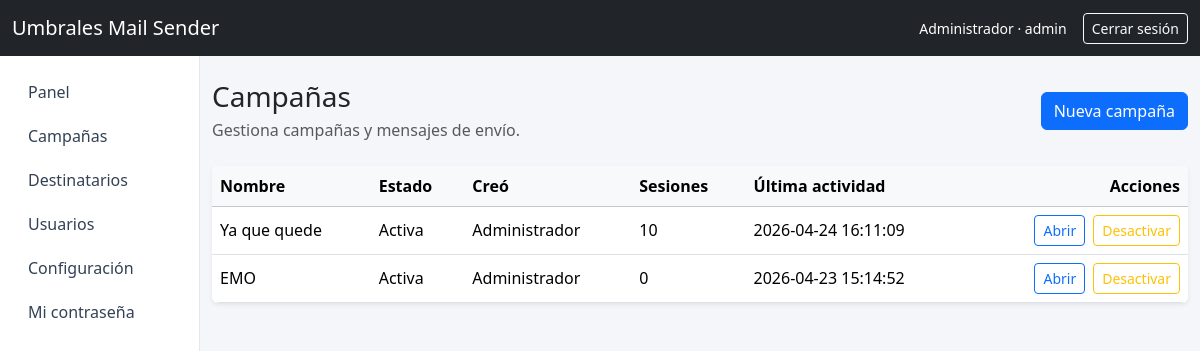
The page /campaigns (signed in) on the database its author committed.
### tables this page shows
CREATE TABLE `campaigns` (
  `id` int(10) UNSIGNED NOT NULL,
  `name` varchar(180) NOT NULL,
  `description` text DEFAULT NULL,
  `content_mode` enum('text','html') NOT NULL DEFAULT 'text',
  `sequence_start_at` datetime DEFAULT NULL,
  `sequence_interval_days` int(11) NOT NULL DEFAULT 2,
  `sequence_total_steps` int(11) NOT NULL DEFAULT 10,
  `status` enum('draft','active','inactive','processing','paused','completed','failed','cancelled') NOT NULL DEFAULT 'draft',
  `created_by` int(10) UNSIGNED NOT NULL,
  `started_at` datetime DEFAULT NULL,
  `finished_at` datetime DEFAULT NULL,
  `created_at` datetime NOT NULL DEFAULT current_timestamp(),
  `updated_at` datetime NOT NULL DEFAULT current_timestamp() ON UPDATE current_timestamp()
);

CREATE TABLE `users` (
  `id` int(10) UNSIGNED NOT NULL,
  `name` varchar(150) NOT NULL,
  `email` varchar(190) NOT NULL,
  `password_hash` varchar(255) NOT NULL,
  `role` enum('admin','user') NOT NULL DEFAULT 'user',
  `is_active` tinyint(1) NOT NULL DEFAULT 1,
  `last_login_at` datetime DEFAULT NULL,
  `created_at` datetime NOT NULL DEFAULT current_timestamp(),
  `updated_at` datetime NOT NULL DEFAULT current_timestamp() ON UPDATE current_timestamp()
);

### core/View.php (called while the page is built, shortened)
<?php
final class View
{
    public static function render(string $view, array $data = [], string $layout = 'main'): void
    {
        extract($data, EXTR_SKIP);
        $viewFile = APP_PATH . '/views/' . $view . '.php';
        require $viewFile;
    }
}

### core/Controller.php (called while the page is built, shortened)
<?php
abstract class Controller
{
    protected function view(string $view, array $data = []): void
    {
        View::render($view, $data);
    }
}

### app/controllers/CampaignsController.php (called while the page is built, shortened)
<?php
final class CampaignsController extends Controller
{
    public function index(): void
    {
        $this->view('campaigns/index', [
            'title'     => 'Campañas',
            'campaigns' => (new Campaign())->all(),
            'error'     => Session::getFlash('error'),
            'success'   => Session::getFlash('success'),
        ]);
    }
}

### core/App.php (called while the page is built, shortened)
<?php
final class App
{
    private Router $router;
    public function __construct()
    {
        $this->router = new Router();
    }
    public function run(): void
    {
        $this->router->dispatch($_SERVER['REQUEST_METHOD'] ?? 'GET', $this->currentPath());
    }
    private function currentPath(): string
    {
        $uri = parse_url($_SERVER['REQUEST_URI'] ?? '/', PHP_URL_PATH);
        return $uri ?: '/';
    }
    private function registerRoutes(): void
    {
        $this->router->get('/', [DashboardController::class, 'index'], [Auth::class, 'requireAuth']);
        $this->router->get('/login', [AuthController::class, 'showLogin'], [Auth::class, 'requireGuest']);
        $this->router->post('/login', [AuthController::class, 'login'], [Auth::class, 'requireGuest']);
        $this->router->post('/logout', [AuthController::class, 'logout'], [Auth::class, 'requireAuth']);
        $this->router->get('/profile/password', [ProfileController::class, 'showPasswordForm'], [Auth::class, 'requireAuth']);
        $this->router->post('/profile/password', [ProfileController::class, 'updatePassword'], [Auth::class, 'requireAuth']);
        $this->router->get('/users', [UsersController::class, 'index'], [Auth::class, 'requireAdmin']);
        $this->router->get('/users/create', [UsersController::class, 'create'], [Auth::class, 'requireAdmin']);
        $this->router->post('/users/store', [UsersController::class, 'store'], [Auth::class, 'requireAdmin']);
        $this->router->get('/users/{id}/edit', [UsersController::class, 'edit'], [Auth::class, 'requireAdmin']);
        $this->router->post('/users/{id}/update', [UsersController::class, 'update'], [Auth::class, 'requireAdmin']);
        $this->router->post('/users/{id}/toggle', [UsersController::class, 'toggle'], [Auth::class, 'requireAdmin']);
        $this->router->post('/users/{id}/temp-password', [UsersController::class, 'generateTempPassword'], [Auth::class, 'requireAdmin']);
        $this->router->get('/recipients', [RecipientsController::class, 'index'], [Auth::class, 'requireAuth']);
        $this->router->get('/recipients/create', [RecipientsController::class, 'create'], [Auth::class, 'requireAdmin']);
        $this->router->post('/recipients/store', [RecipientsController::class, 'store'], [Auth::class, 'requireAdmin']);
        $this->router->get('/recipients/{id}/edit', [RecipientsController::class, 'edit'], [Auth::class, 'requireAdmin']);
        $this->router->post('/recipients/{id}/update', [RecipientsController::class, 'update'], [Auth::class, 'requireAdmin']);
        $this->router->post('/recipients/import', [RecipientsController::class, 'import'], [Auth::class, 'requireAdmin']);
        $this->router->get('/recipients/template', [RecipientsController::class, 'downloadTemplate'], [Auth::class, 'requireAuth']);
        $this->router->get('/recipients/{id}/history', [RecipientsController::class, 'history'], [Auth::class, 'requireAuth']);
        $this->router->get('/campaigns', [CampaignsController::class, 'index'], [Auth::class, 'requireAuth']);
        $this->router->get('/campaigns/create', [CampaignsController::class, 'create'], [Auth::class, 'requireAuth']);
        $this->router->post('/campaigns/store', [CampaignsController::class, 'store'], [Auth::class, 'requireAuth']);
        $this->router->get('/campaigns/{id}', [CampaignsController::class, 'show'], [Auth::class, 'requireAuth']);
        $this->router->get('/campaigns/{id}/edit', [CampaignsController::class, 'edit'], [Auth::class, 'requireAuth']);
        $this->router->post('/campaigns/{id}/update', [CampaignsController::class, 'update'], [Auth::class, 'requireAuth']);
        $this->router->post('/campaigns/{id}/activate', [CampaignsController::class, 'activate'], [Auth::class, 'requireAdmin']);
        $this->router->post('/campaigns/{id}/deactivate', [CampaignsController::class, 'deactivate'], [Auth::class, 'requireAdmin']);
        $this->router->post('/campaigns/{id}/delete', [CampaignsController::class, 'delete'], [Auth::class, 'requireAdmin']);
        $this->router->get('/campaigns/{id}/message', [CampaignsController::class, 'messageForm'], [Auth::class, 'requireAuth']);
        $this->router->post('/campaigns/{id}/message', [CampaignsController::class, 'saveMessage'], [Auth::class, 'requireAuth']);
        $this->router->get('/campaigns/{id}/preview', [CampaignsController::class, 'previewMessage'], [Auth::class, 'requireAuth']);
        $this->router->post('/campaigns/{id}/test', [CampaignsController::class, 'sendTest'], [Auth::class, 'requireAdmin']);
        $this->router->get('/campaigns/{id}/export', [CampaignsController::class, 'exportResults'], [Auth::class, 'requireAdmin']);
        $this->router->get('/campaigns/{id}/send', [CampaignsController::class, 'sendSetup'], [Auth::class, 'requireAuth']);
        $this->router->post('/campaigns/{id}/send/start', [CampaignsController::class, 'startSend'], [Auth::class, 'requireAdmin']);
        $this->router->get('/campaigns/{id}/recipients', [CampaignsController::class, 'recipients'], [Auth::class, 'requireAuth']);
        $this->router->post('/campaigns/{id}/recipients/import', [CampaignsController::class, 'importRecipients'], [Auth::class, 'requireAdmin']);
        $this->router->post('/campaigns/{id}/recipients/assign', [CampaignsController::class, 'assignRecipient'], [Auth::class, 'requireAdmin']);
        $this->router->post('/campaigns/{id}/recipients/assign-bulk', [CampaignsController::class, 'assignBulk'], [Auth::class, 'requireAdmin']);
        $this->router->get('/campaigns/{id}/recipients/template', [CampaignsController::class, 'downloadRecipientsTemplate'], [Auth::class, 'requireAuth']);
        $this->router->post('/campaigns/{id}/recipients/{recipientId}/remove', [CampaignsController::class, 'removeRecipient'], [Auth::class, 'requireAdmin']);
        $this->router->post('/campaigns/{id}/recipients/validate', [CampaignsController::class, 'validateRecipientsCsv'], [Auth::class, 'requireAdmin']);
        $this->router->get('/sending/{id}', [SendingController::class, 'show'], [Auth::class, 'requireAuth']);
        $this->router->get('/sending/{id}/status', [SendingController::class, 'status'], [Auth::class, 'requireAuth']);
        $this->router->post('/sending/{id}/process', [SendingController::class, 'process'], [Auth::class, 'requireAdmin']);
        $this->router->post('/sending/{id}/retry', [SendingController::class, 'retryFailed'], [Auth::class, 'requireAdmin']);
        $this->router->post('/sending/{id}/pause', [SendingController::class, 'pause'], [Auth::class, 'requireAdmin']);
        $this->router->post('/sending/{id}/resume', [SendingController::class, 'resume'], [Auth::class, 'requireAdmin']);
        $this->router->get('/settings', [SettingsController::class, 'index'], [Auth::class, 'requireAdmin']);
        $this->router->post('/settings/save', [SettingsController::class, 'save'], [Auth::class, 'requireAdmin']);
        $this->router->get('/unsubscribe/{token}', [PublicController::class, 'unsubscribe']);
    }
}

### index.php (called while the page is built, shortened)
<?php
$appConfig = require CONFIG_PATH . '/app.php';
spl_autoload_register(function (string $class): void {
    $paths = [
        APP_PATH  . '/controllers/' . $class . '.php',
        APP_PATH  . '/models/'      . $class . '.php',
        APP_PATH  . '/services/'    . $class . '.php',
        CORE_PATH . '/'             . $class . '.php',
    ];
    foreach ($paths as $path) {
        if (is_file($path)) {
            return;
        }
    }
});
$app = new App();
$app->run();

### core/Model.php (called while the page is built, shortened)
<?php
abstract class Model
{
    protected PDO $db;
    public function __construct()
    {
        $this->db = Database::connection();
    }
    protected function fetchAll(string $sql, array $params = []): array
    {
        $stmt = $this->db->prepare($sql);
        $stmt->execute($params);
        return $stmt->fetchAll();
    }
}

### config/database.php (called while the page is built)
<?php
return [
    'driver' => 'mysql',
    'host' => 'localhost',
    'port' => 3306,
    'database' => 'u313936967_meiler',
    'username' => 'u313936967_root',
    'password' => 'Umbrales220',
    'charset' => 'utf8mb4',
    'collation' => 'utf8mb4_unicode_ci',
];

### core/Database.php (called while the page is built, shortened)
<?php
final class Database
{
    private static ?PDO $pdo = null;
    public static function connection(): PDO
    {
        $config = require CONFIG_PATH . '/database.php';
        $dsn = sprintf(
            'mysql:host=%s;port=%d;dbname=%s;charset=%s',
            $config['host'],
            (int) $config['port'],
            $config['database'],
            $config['charset'] ?? 'utf8mb4'
        );
        self::$pdo = new PDO($dsn, $config['username'], $config['password'], [
            PDO::ATTR_ERRMODE => PDO::ERRMODE_EXCEPTION,
            PDO::ATTR_DEFAULT_FETCH_MODE => PDO::FETCH_ASSOC,
            PDO::ATTR_EMULATE_PREPARES => false,
        ]);
        self::$pdo->exec("SET NAMES utf8mb4 COLLATE utf8mb4_unicode_ci");
        return self::$pdo;
    }
}

### app/models/Campaign.php (called while the page is built, shortened)
<?php
final class Campaign extends Model
{
    public function all(): array
    {
        $sql = 'SELECT
                    c.id,
                    c.name,
                    c.description,
                    COALESCE(NULLIF(c.status, ""), "draft") AS status,
                    c.created_by,
                    c.started_at,
                    c.finished_at,
                    c.created_at,
                    c.updated_at,
                    u.name AS creator_name,
                    (SELECT COUNT(*) FROM send_sessions ss WHERE ss.campaign_id = c.id) AS sessions_count,
                    (SELECT COALESCE(MAX(ss.updated_at), c.updated_at) FROM send_sessions ss WHERE ss.campaign_id = c.id) AS last_activity_at
                FROM campaigns c
                INNER JOIN users u ON u.id = c.created_by
                ORDER BY c.id DESC';
        return $this->fetchAll($sql);
    }
}

### app/views/campaigns/index.php (the view, shortened to what this page needs)
<div class="d-flex justify-content-between align-items-center mb-4">
    <div>
        <h1 class="h3 mb-1">Campañas</h1>
        <p class="text-muted mb-0">Gestiona campañas y mensajes de envío.</p>
    </div>
    <a href="/campaigns/create" class="btn btn-primary">Nueva campaña</a>
</div>
<div class="card border-0 shadow-sm">
    <div class="table-responsive">
        <table class="table table-hover align-middle mb-0">
            <thead class="table-light">
                <tr>
                    <th>Nombre</th>
                    <th>Estado</th>
                    <th>Creó</th>
                    <th>Sesiones</th>
                    <th>Última actividad</th>
                    <th class="text-end">Acciones</th>
                </tr>
            </thead>
            <tbody>
            <?php if (!empty($campaigns)): ?>
                <?php foreach ($campaigns as $row): ?>
                    <tr>
                        <td><?= htmlspecialchars($row['name'], ENT_QUOTES, 'UTF-8') ?></td>
                        <td>
                            <?php
                                $status = (string) ($row['status'] ?? 'draft');
                                $labels = [
                                    'draft' => 'Borrador',
                                    'active' => 'Activa',
                                    'inactive' => 'Inactiva',
                                    'cancelled' => 'Cancelada',
                                    'completed' => 'Completada',
                                    'failed' => 'Fallida',
                                    'processing' => 'En proceso',
                                ];
                            ?>
                            <?= htmlspecialchars($labels[$status] ?? $status, ENT_QUOTES, 'UTF-8') ?>
                        </td>
                                                <td><?= htmlspecialchars($row['creator_name'], ENT_QUOTES, 'UTF-8') ?></td>
                        <td><?= (int) $row['sessions_count'] ?></td>
                        <td><?= htmlspecialchars((string) ($row['last_activity_at'] ?? '—'), ENT_QUOTES, 'UTF-8') ?></td>
                        <td class="text-end">
                            <div class="d-inline-flex gap-2 flex-wrap justify-content-end">
                                <a href="/campaigns/<?= (int) $row['id'] ?>" class="btn btn-sm btn-outline-primary">Abrir</a>
                                <?php if ($row['status'] === 'active'): ?>
                                    <form method="post" action="/campaigns/<?= (int) $row['id'] ?>/deactivate" class="d-inline">
                                        <button type="submit" class="btn btn-sm btn-outline-warning">Desactivar</button>
                                    </form>
                                <?php endif; ?>
                            </div>
                        </td>
                    </tr>
                <?php endforeach; ?>
            <?php else: ?>
                <tr>
                    <td colspan="6" class="text-center text-muted py-4">No hay campañas registradas.</td>
                </tr>
            <?php endif; ?>
            </tbody>
        </table>
    </div>
</div>

### core/Router.php (shortened to what this page needs)
<?php
final class Router
{
    private array $routes = [];
    private function add(string $method, string $pattern, array $action, array $middleware): void
    {
        $this->routes[] = compact('method', 'pattern', 'action', 'middleware');
    }
    public function dispatch(string $method, string $path): void
    {
        foreach ($this->routes as $route) {
            if ($route['method'] !== strtoupper($method)) {
                continue;
            }
            $params = $this->match($route['pattern'], $path);
            if ($params === null) {
                continue;
            }
            [$class, $action] = $route['action'];
            $controller = new $class();
            call_user_func_array([$controller, $action], array_values($params));
            return;
        }
    }
    private function match(string $pattern, string $path): ?array
    {
        $regex = preg_replace('#\{([a-zA-Z_][a-zA-Z0-9_]*)\}#', '(?P<$1>[^/]+)', $pattern);
        $regex = '#^' . $regex . '$#';
        if (!preg_match($regex, $path, $matches)) {
            return null;
        }
        $params = [];
        return $params;
    }
}

### rows shown on the page
campaigns: name "Ya que quede", status "Activa", created_by.name "Administrador", sessions_count "10", last_activity_at "2026-04-24 16:11:09"
campaigns: name "EMO", status "Activa", created_by.name "Administrador", sessions_count "0", last_activity_at "2026-04-23 15:14:52"
